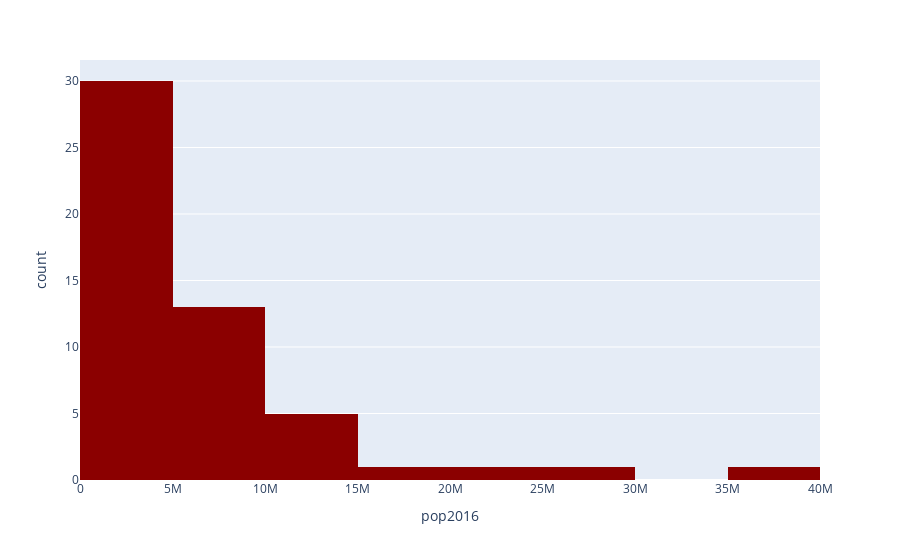

The notebook cell this image was saved under:
### Markdown cell above
# Histogram of Population in US

### Code cell
px.histogram(pop_by_state_2016 ,x = 'pop2016',color_discrete_sequence = ['darkred'])

### Figure 1 — Plotly figure (JSON) as saved in the notebook; plotly's stock layout.template omitted (floating-point values rounded to 4 significant figures)
{"data": [{"alignmentgroup": "True", "bingroup": "x", "hovertemplate": "pop2016=%{x}<br>count=%{y}<extra></extra>", "legendgroup": "", "marker": {"color": "darkred", "pattern": {"shape": ""}}, "name": "", "offsetgroup": "", "orientation": "v", "showlegend": false, "type": "histogram", "x": [4863300, 741894, 6931071, 2988248, 39250017, 5540545, 3576452, 952065, 681170, 20612439, 10310371, 1428557, 1683140, 12801539, 6633053, 3134693, 2907289, 4436974, 4681666, 1331479, 6016447, 6811779, 9928300, 5519952, 2988726, 6093000, 1042520, 1907116, 2940058, 1334795, 8944469, 2081015, 19745289, 10146788, 757952, 11614373, 3923561, 4093465, 12784227, 1056426, 4961119, 865454, 6651194, 27862596, 3051217, 624594, 8411808, 7288000, 1831102, 5778708, 585501, 3411307], "xaxis": "x", "yaxis": "y"}], "layout": {"barmode": "relative", "legend": {"tracegroupgap": 0}, "margin": {"t": 60}, "xaxis": {"anchor": "y", "domain": [0, 1], "title": {"text": "pop2016"}}, "yaxis": {"anchor": "x", "domain": [0, 1], "title": {"text": "count"}}}}
